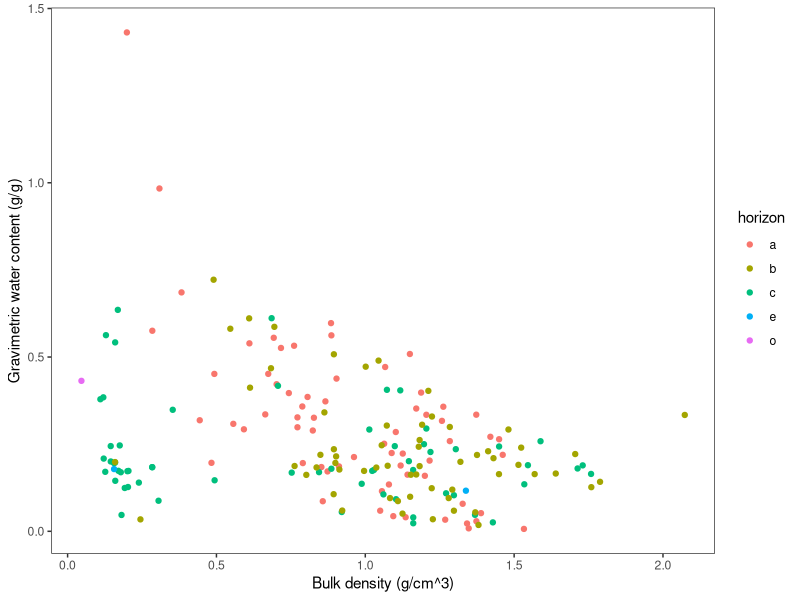
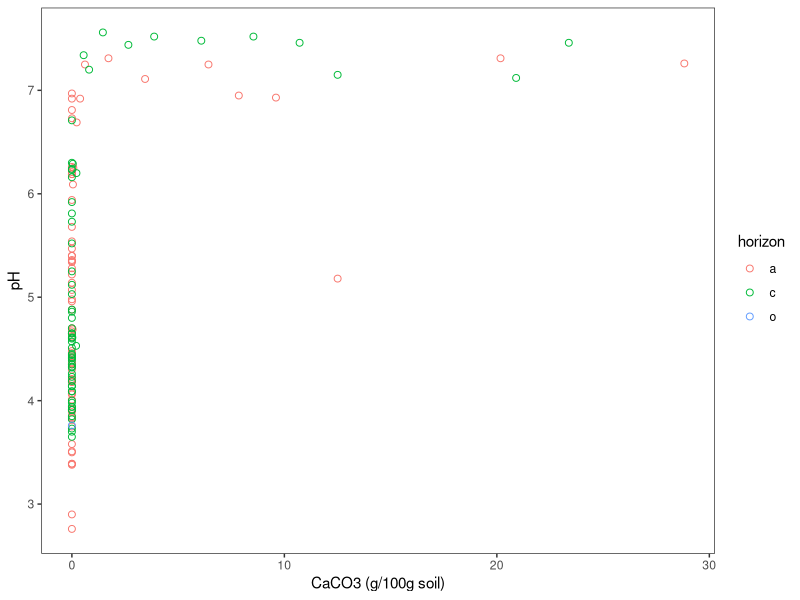
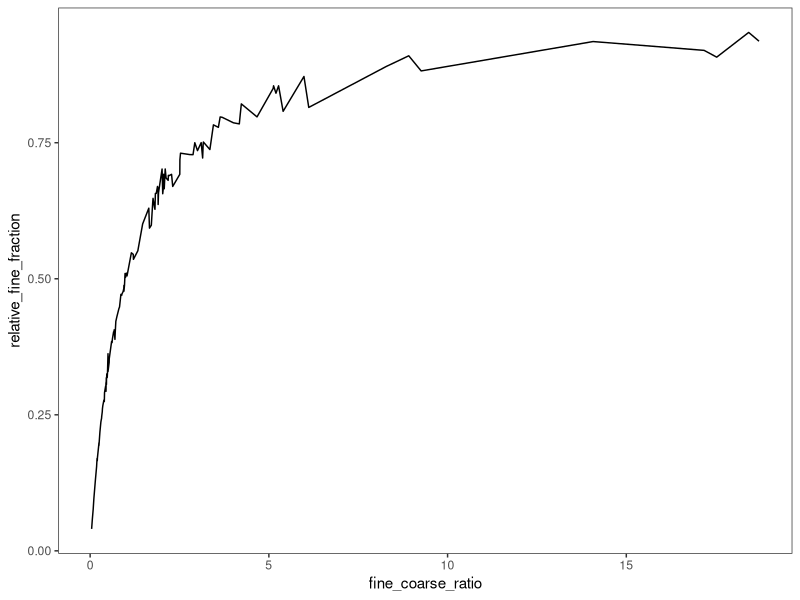
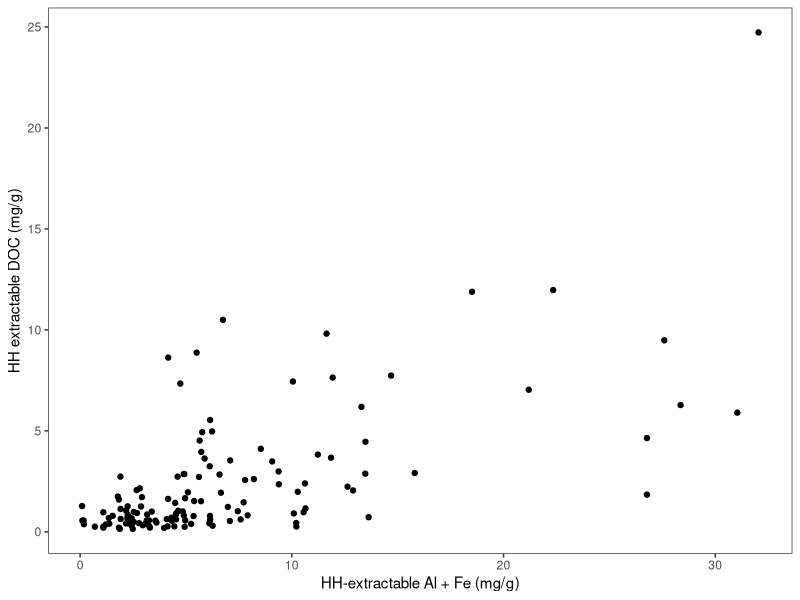
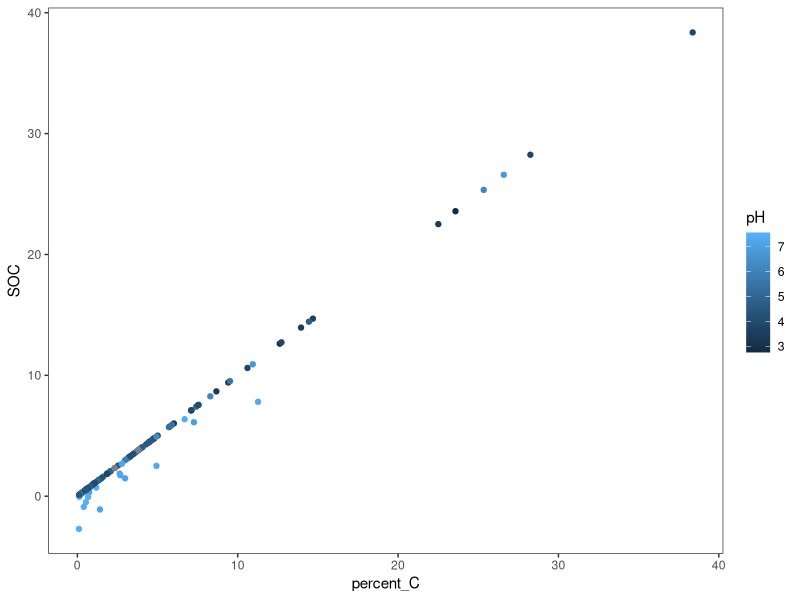
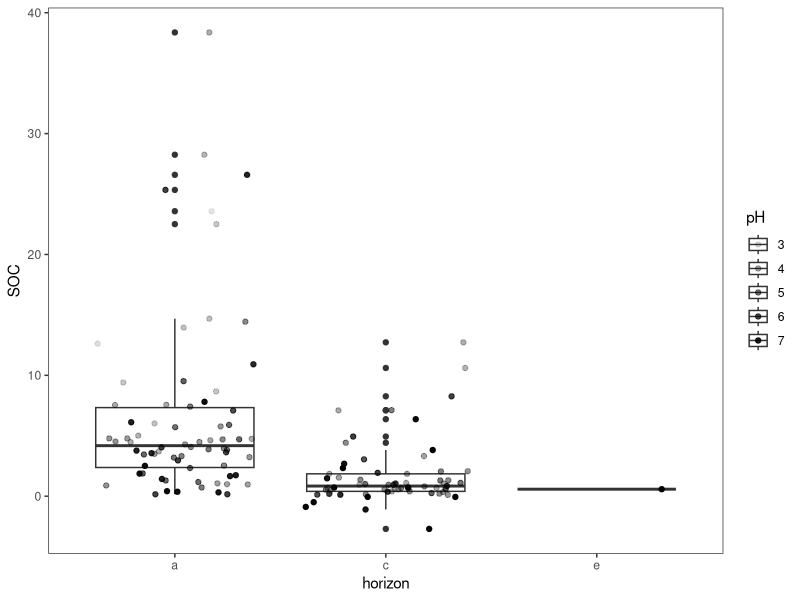
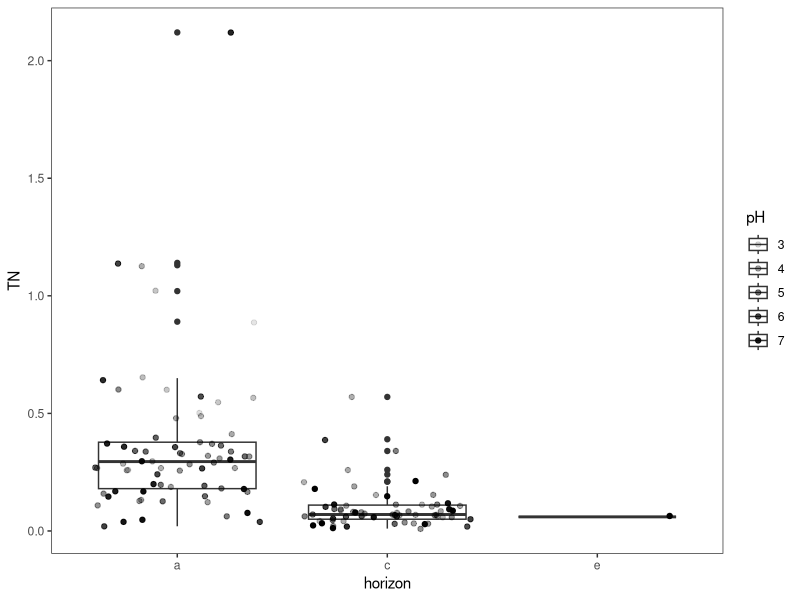
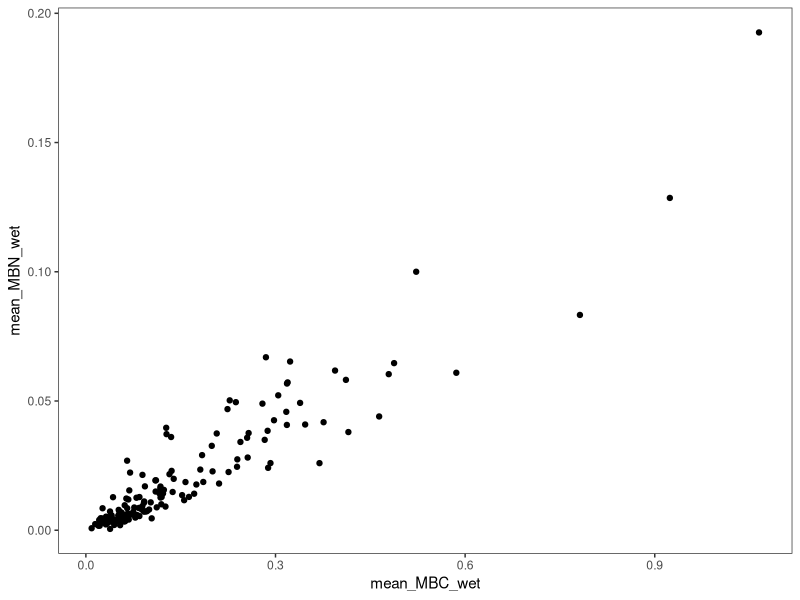

These figures' R source, in order: (Note: this script raises an error after producing the figures.)
## ---- chunk 1
knitr::opts_chunk$set(echo = FALSE)
library(tidyverse, quietly = TRUE)
my_theme <- theme_bw() + theme(panel.grid.major = element_blank(), panel.grid.minor = element_blank())
## ---- chunk 2
pH_carbonate <- read_csv("Data/pH and carbonate/pH_carbonate_data_summary_final.csv", col_types = cols(horizon = col_factor(levels = c("a","c","o"))))
size_fractions <- read_csv("Data/Size fractions/size_fractions_raw_data.csv", col_types = cols(horizon = col_factor(levels = c("a","c", "e"))))
moisture <- read_csv("Data/Moisture/soil_moisture_raw_data.csv",col_types = cols(horizon = col_factor(levels = c("a","b", "c", "e", "o"))))
TOC_final_summary <- read_csv("Data/Microbial biomass/TOC_final_summary.csv", col_types = cols(horizon = col_factor(levels = c("a","b", "c", "e", "o"))))
HH_extraction <- read_csv("Data/HH extraction/HH_extraction_raw_data.csv")
bulk_soil_CN_isotopes <- read_csv("Data/Elemental and isotopes/bulk_soil_CN_natu_abund_raw_data.csv",col_types = cols(horizon = col_factor(levels = c("a","c","e"))))
all_pedon_meta_data <- read_csv("Data/all_pedon_meta_data.csv")
## ---- chunk 3
# calculating gravimetric (GWC), volumetric (VWC), and hygroscopic (HWC) water contents, and bulk density (db)
core_volume <- 79.52156404 # volume of bulk density cores (cm^3)
moisture_calculated_values <- moisture %>% 
  select(2:5,7,9,10,11,12,13) %>% # selecting relevant columns
  drop_na(bag_wet_soil) %>% # removing missing samples
   mutate(wet_weight = bag_wet_soil - bag_weight,
         ovendry_weight = tin_ovendry_weight - tin_weight,
         GWC = (wet_weight - ovendry_weight)/ovendry_weight,
         db = ovendry_weight/core_volume,
         VWC = GWC*db,
         HWC = (tin_airdry_weight - tin_ovendry_weight)/ovendry_weight) %>% 
  group_by(unique_ID, pedon_ID, horizon, location) %>% # calculating means from replicates
  summarise(mean_GWC = mean(GWC, na.rm = TRUE),
            mean_HWC = mean(HWC, na.rm = TRUE),
            mean_VWC = mean(VWC, na.rm = TRUE),
            mean_db = mean(db, na.rm = TRUE
            ))
# generating bulkd density, hygroscopic and gravimetric df only for merging and calculating moisture normalized values
df_HWC <- moisture_calculated_values %>% 
  ungroup(unique_ID, pedon_ID, horizon, location) %>% 
  select(1,6)

df_GWC <- moisture_calculated_values %>% 
  ungroup(unique_ID, pedon_ID, horizon, location) %>% 
  select(1,5)

df_db <- moisture_calculated_values %>% 
  ungroup(unique_ID, pedon_ID, horizon, location) %>% 
  select(1,8)

ggplot(data = moisture_calculated_values, aes(mean_db, mean_GWC, color = horizon)) +
geom_point() +
labs(x = "Bulk density (g/cm^3)", y = "Gravimetric water content (g/g)") +  
my_theme
## ---- chunk 4
# all negative inorganic C assumed equal to zero
# convert inorganic C content to %carbonate in soils
mw_carbonate <- 100.0869 # molar mass of calcium carbonate
mw_c <- 12.0107 # molar mass of C
pH_carbonate_percent <- pH_carbonate %>% 
  mutate(percent_carbonate = mg_IC_g_soil_zero/1000*(mw_carbonate/mw_c)*100)
ggplot(data = pH_carbonate_percent, aes(percent_carbonate, pH, color = horizon)) + 
  geom_point(shape = 21, size = 2) +
  labs(x = "CaCO3 (g/100g soil)", y = "pH") +
  my_theme
## ---- chunk 5
# calculate fraction amount in g, relative amount and recovery
# silt and clay pan weight were added in excel to avoid NA's
size_fractions_calculated_values <- size_fractions %>% 
  mutate(coarse_fraction_g = sand_and_POM_and_pan_weight_g - sand_pom_pan_weight_g,
         fine_fraction_g = total_sc_and_pan_g - total_sc_pan_g,
         recovery_percent = (coarse_fraction_g + fine_fraction_g) / soil_weight_g * 100,
         relative_coarse_fraction = coarse_fraction_g / soil_weight_g,
         relative_fine_fraction = fine_fraction_g / soil_weight_g,
         fine_coarse_ratio = relative_fine_fraction / relative_coarse_fraction)


ggplot(data = size_fractions_calculated_values) + 
  geom_line(aes(fine_coarse_ratio, relative_fine_fraction)) + 
  my_theme

## ---- chunk 6
# calculate concentrations of HH-extractable C, Fe and Al per g soil
HH_volume <- 0.01 # extracting solution was 10 mL
HH_dilution <- 10 # all ICP samples diluted 1:9
HH_calculated_values <- HH_extraction %>% 
mutate(HH_DOC_ppm = npoc_ppm * toc_dilution,
       HH_DOC_mg_g = HH_DOC_ppm * HH_volume / soil_weight_g,
       Fe_mg_g = Fe_ppm * HH_dilution * HH_volume / soil_weight_g,
       Al_mg_g = Al_ppm * HH_dilution * HH_volume / soil_weight_g,
       Fe_plus_Al = Fe_mg_g + Al_mg_g)
ggplot(data = drop_na(HH_calculated_values), aes(Fe_plus_Al, HH_DOC_mg_g)) +
  geom_point() +
  labs(x = "HH-extractable Al + Fe (mg/g)", y = "HH extractable DOC (mg/g)") +
  my_theme
## ---- chunk 7
# Subtract IC from TC to find OC
calculated_bulk_CN <- left_join(bulk_soil_CN_isotopes, pH_carbonate_percent)  
calculated_bulk_CN[c("mg_IC_g_soil_zero", "mg_IC_g_soil")][is.na(calculated_bulk_CN[c("mg_IC_g_soil_zero", "mg_IC_g_soil")])] <- 0
calculated_bulk_CN <- calculated_bulk_CN %>% 
 mutate(SOC = percent_C - mg_IC_g_soil_zero*0.1) %>% 
  mutate(TN = percent_N)  

ggplot(data = calculated_bulk_CN, aes(percent_C, SOC, color = pH)) + 
geom_point() +
my_theme

ggplot(data = calculated_bulk_CN, aes(horizon, SOC, alpha = pH)) + 
geom_boxplot() +
geom_jitter() +
my_theme

ggplot(data = calculated_bulk_CN, aes(horizon, TN, alpha = pH)) + 
geom_boxplot() + 
geom_jitter() +
my_theme
## ---- chunk 8
# calculating microbial and dissolved C, N per mass wet soil
NPOC_volume <- 0.05 # extraction volume equals 50 mL
calculated_MBC_DOC <- TOC_final_summary %>% 
  mutate(DOC_mg_g_wet = NPOC * NPOC_volume / unfum_weight,
         DN_mg_g_wet = TN * NPOC_volume / unfum_weight,
        MBC_mg_g_wet = fum_NPOC * NPOC_volume / fum_weight,
         MBN_mg_g_wet = fum_TN * NPOC_volume / fum_weight) %>% 
  group_by(unique_ID, pedon_ID, horizon) %>% 
  summarize(mean_DOC_wet = mean(DOC_mg_g_wet),
            mean_DN_wet = mean(DN_mg_g_wet),
            mean_MBC_wet = mean(MBC_mg_g_wet),
            mean_MBN_wet = mean(MBN_mg_g_wet)
            )
ggplot(data = calculated_MBC_DOC, aes(mean_MBC_wet, mean_MBN_wet)) + 
geom_point() +
my_theme
## ---- chunk 9
# select only for summarizing variable and unique_ID in each data frame
ph_carbonate_short <- select(pH_carbonate_percent, 1, 6, 8)
CN_short <- select(calculated_bulk_CN, 1,5, 6, 14, 15)
HH_short <- select(HH_calculated_values, 2, 15, 16:18)
size_short <- select(size_fractions_calculated_values, 1, 17, 18,19)

# joining data frames by unique_ID
# moisture dataframe has horizons
joined_data <- inner_join(all_pedon_meta_data, moisture_calculated_values) 
joined_data <- left_join(joined_data, ph_carbonate_short) 
joined_data <- left_join(joined_data, CN_short) 
joined_data <- left_join(joined_data, HH_short) 
joined_data <- left_join(joined_data, size_short)
joined_data <- left_join(joined_data, calculated_MBC_DOC) %>% 
  select(unique_ID, pedon_ID, horizon, everything())
## ---- chunk 10
# removing b horizon samples
# normalizaing MBC/DOC to gravimetric weight and other properties to oven dry weight
joined_data_moisture_corrected <- joined_data %>% 
  filter(horizon != "b") %>% 
  mutate(DOC = mean_DOC_wet * (mean_GWC + 1),
         DN = mean_DN_wet * (mean_GWC + 1),
         MBC = mean_MBC_wet * (mean_GWC + 1),
         MBN = mean_MBN_wet * (mean_GWC + 1)
  # insert script for correcting everything for hygroscopic moisture
                  )

  
## ---- chunk 11
# normalizaing MBC/DOC to SOC and TN
joined_data_per_SOC <- joined_data_moisture_corrected %>% 
  mutate(MBC_C = MBC / (SOC / 100),
         MBN_N = MBN / (TN / 100),
         DOC_C = DOC / (SOC / 100),
         DN_N = DN / (TN / 100),
         HH_DOC_C = HH_DOC_mg_g / (SOC / 100)
         )
ggplot(data = joined_data_per_SOC, aes(order, HH_DOC_C)) + geom_boxplot() + geom_jitter(aes(order, HH_DOC_C, color = horizon)) +
labs(x = "Soil order", y = "HH extractable DOC (mg/g SOC)") +
my_theme

ggplot(data = joined_data_per_SOC, aes(SOC, HH_DOC_C)) + 
geom_point(aes(Fe_plus_Al, SOC, fill = pH), shape = 21, size = 2) +
labs(y = "SOC (%)", x = "HH extractable Al+Fe (mg/g)") +
my_theme

## ---- chunk 12
# select only for summarizing variable and unique_ID in each data frame
ph_carbonate_short <- select(pH_carbonate_percent, 1,2, 3, 6, 8)
CN_short <- select(calculated_bulk_CN, 1,5, 6, 14, 15)
HH_short <- select(HH_calculated_values, 2, 15, 16:18)
size_short <- select(size_fractions_calculated_values, 1, 17, 18,19)
joined_data_noB <- inner_join(all_pedon_meta_data, ph_carbonate_short) 
joined_data_noB <- left_join(joined_data_noB, CN_short) 
joined_data_noB <- left_join(joined_data_noB, HH_short) 
joined_data_noB <- left_join(joined_data_noB, size_short)
joined_data_noB <- left_join(joined_data_noB, calculated_MBC_DOC) %>% 
  select(unique_ID, pedon_ID, horizon, everything())
